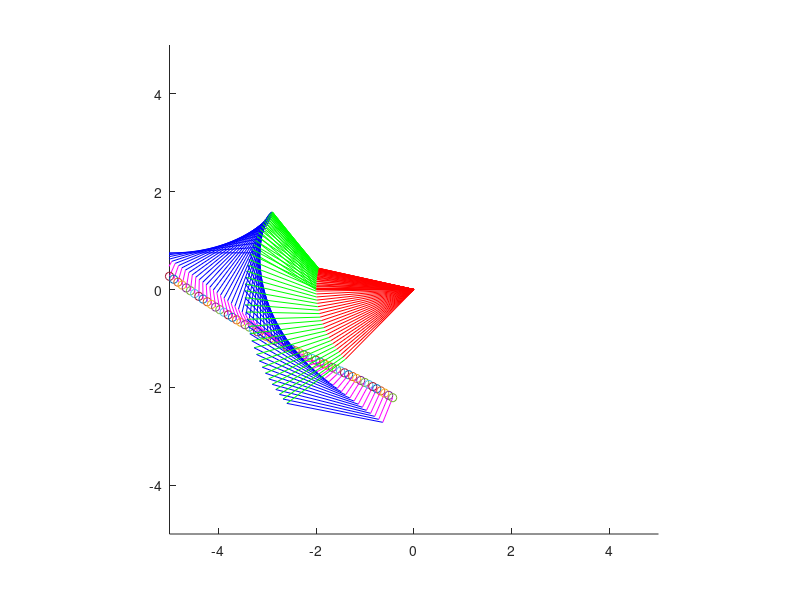

The MATLAB source for this figure:
%% Inverse Kinematics of a Robot Arm
%Credit Ben Goldberg for ioriginal 3 link code

clc
clear all
close all

%Initial conditions:
Theta1=pi;
Theta2=-pi/6;
Theta3 = pi/6;
Theta4 = pi/6;
L1=2;
L2=1.5;
L3=2;
L4 = .25;

W = eye(4);%weighting matrix (identity all joints penalized equally
xee = [2;-4]; %Desired end effector location    
dt =.01; %time step
counter = 0;

for i = 0:dt:6 %End time should be adjusted for the desired accuracy

%Jacobian (2x3) Partial xee with respect to Theta1,2,3
J= [-L1*sin(Theta1)-L2*sin(Theta1+Theta2)-L3*sin(Theta1+Theta2+Theta3)-L4*sin(Theta1+Theta2+Theta3+Theta4),...
-L2*sin(Theta1+Theta2)-L3*sin(Theta1+Theta2+Theta3)-L4*sin(Theta1+Theta2+Theta3+Theta4),...
-L3*sin(Theta1+Theta2+Theta3)-L4*sin(Theta1+Theta2+Theta3+Theta4),...
-L4*sin(Theta1+Theta2+Theta3+Theta4);...
L1*cos(Theta1)+L2*cos(Theta1+Theta2)+L3*cos(Theta1+Theta2+Theta3)+L4*cos(Theta1+Theta2+Theta3+Theta4),...
L2*cos(Theta1+Theta2)+L3*cos(Theta1+Theta2+Theta3)+L4*cos(Theta1+Theta2+Theta3+Theta4),...
L3*cos(Theta1+Theta2+Theta3)+L4*cos(Theta1+Theta2+Theta3+Theta4),...
L4*cos(Theta1+Theta2+Theta3+Theta4)];
  
%Pseudoinverse given the Jacobian and Weighting matrix
Jpseudo = inv(W)*J'*inv(J*inv(W)*J');

%End - effector location
xo = [L1*cos(Theta1)+L2*cos(Theta1+Theta2)+L3*cos(Theta1+Theta2+Theta3)+L4*cos(Theta1+Theta2+Theta3+Theta4);...
L2*sin(Theta1)+L2*sin(Theta1+Theta2)+L3*sin(Theta1+Theta2+Theta3)+L4*sin(Theta1+Theta2+Theta3+Theta4)];

%Calculate the location of the middle two joints
pointl1 = [L1*cos(Theta1) ; L1*sin(Theta1)];
pointl2 = pointl1 + [L2*cos(Theta1+Theta2);L2*sin(Theta1+Theta2)];
pointl3 = pointl2 + [L3*cos(Theta1+Theta2+Theta3); L3*sin(Theta1+Theta2+Theta3)];

%Plot
if (mod(counter,10)==0) %plots every 10 iterations
axis([-5 5 -5 5])
axis square
line([0,pointl1(1)],[0,pointl1(2,1)],'Color','red')
hold on
line([pointl1(1),pointl2(1)],[pointl1(2,1),pointl2(2,1)],'Color','green')
line([pointl2(1),pointl3(1)],[pointl2(2,1),pointl3(2,1)],'Color','blue')
% line([pointl2(1),xo(1)],[pointl2(2,1),xo(2,1)],'Color','blue')
line([pointl3(1), xo(1)],[pointl3(2,1),xo(2,1)],'Color','magenta')
plot(xo(1),xo(2),'o')
pause(.1)

end

dist = (sqrt((xo(1)-xee(1))^2+(xo(2)-xee(2))^2)); %Distance between
%current EE location and Final EE location is used to normalize the error 
%value (x dot)

%Angular velocity of each angle:
thetadot = Jpseudo*((xee-xo)/dist);
theta1 = thetadot(1);
theta2 = thetadot(2,1);
theta3 = thetadot(3,1);
theta4 = thetadot(4,1);

%Updtate each angle based on calculated angular velocity
Theta1 = Theta1 + dt*theta1;
Theta2 = Theta2 + dt*theta2;
Theta3 = Theta3 + dt*theta3;
Theta4 = Theta4 + dt*theta4;

counter = counter +1;

end